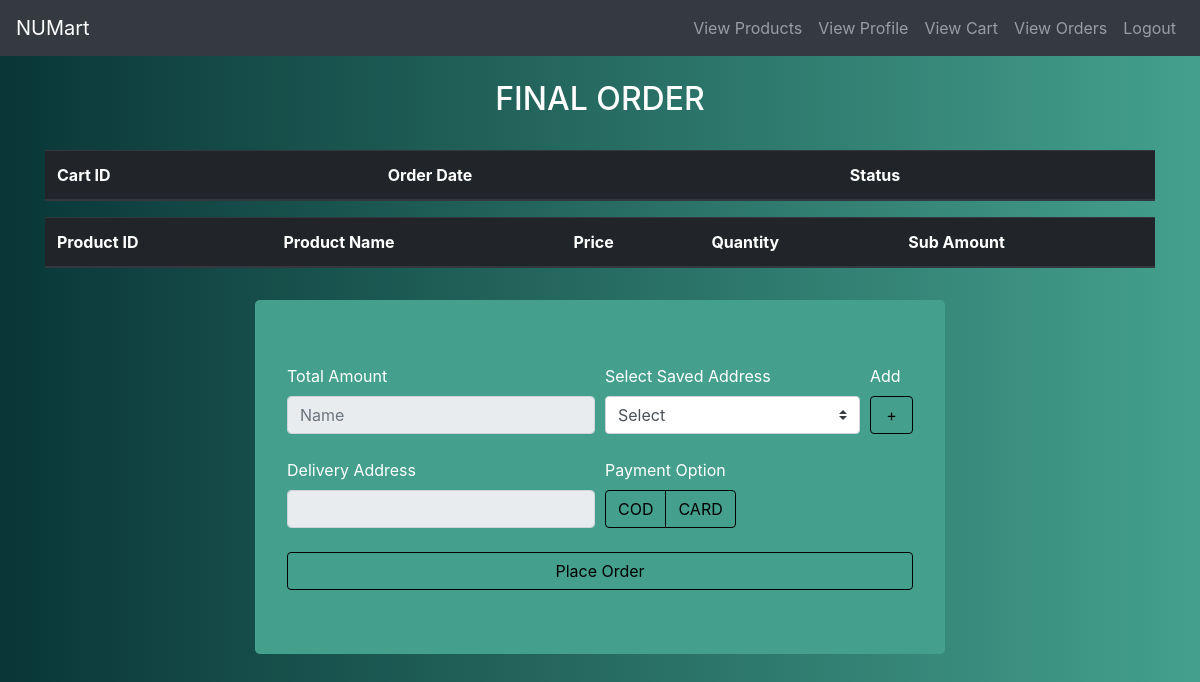
The app's page /project/checkout.php (signed in), older data.
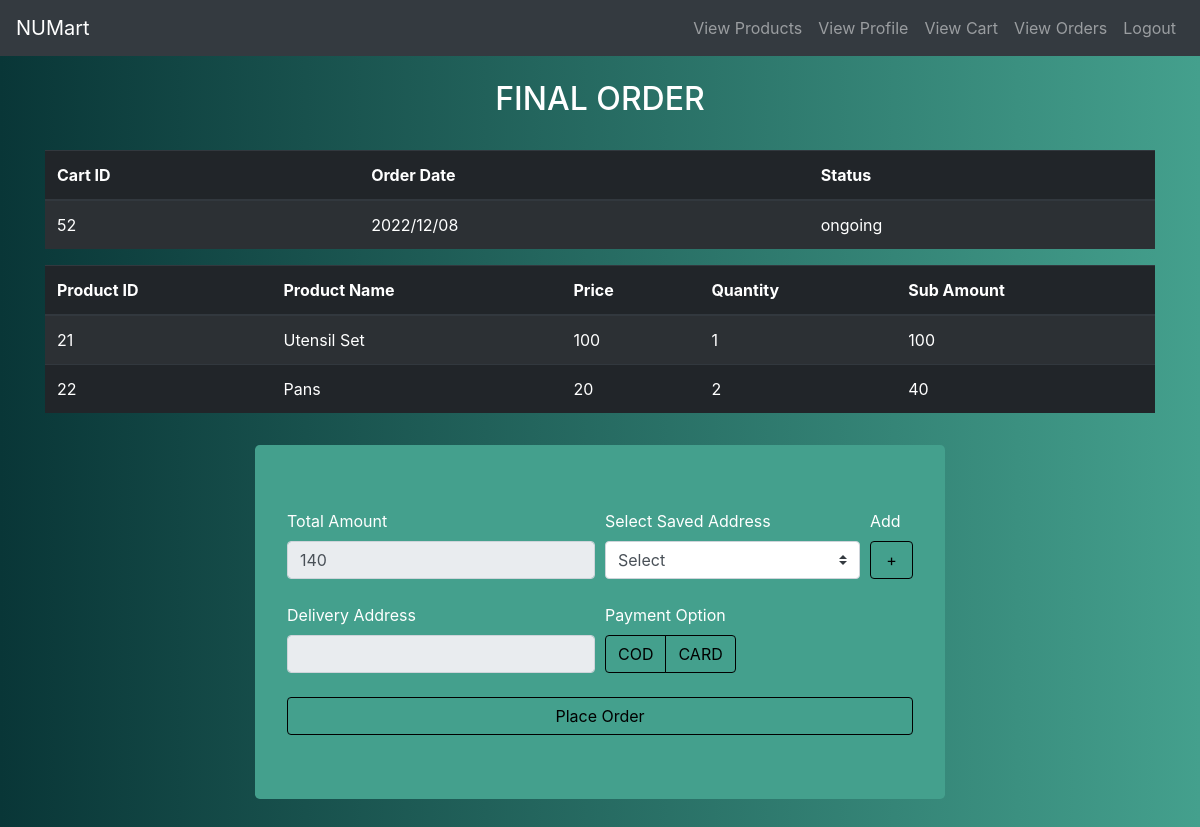
The same page, newer data.
### tables this page shows
CREATE TABLE IF NOT EXISTS `cart` (
  `cart_id` int(11) NOT NULL AUTO_INCREMENT,
  `user_id` varchar(500) NOT NULL,
  `creation_date` varchar(500) NOT NULL,
  `status` varchar(500) NOT NULL,
  PRIMARY KEY (`cart_id`),
  KEY `cart_user_fk` (`user_id`)
);

CREATE TABLE IF NOT EXISTS `detailedcart` (
  `detailCart_ID` int(11) NOT NULL AUTO_INCREMENT,
  `cart_id` int(11) NOT NULL,
  `product_Id` int(11) NOT NULL,
  `quantity` int(11) NOT NULL,
  `price` double NOT NULL,
  PRIMARY KEY (`detailCart_ID`),
  KEY `detailCart_product_fk` (`product_Id`),
  KEY `detailCart_cart_fk` (`cart_id`) USING BTREE
);

CREATE TABLE IF NOT EXISTS `product` (
  `product_id` int(11) NOT NULL AUTO_INCREMENT,
  `product_name` varchar(500) NOT NULL,
  `brand_id` int(11) NOT NULL,
  `producttype_id` int(11) NOT NULL,
  `product_image` varchar(500) NOT NULL,
  `price` int(11) NOT NULL,
  `addition_date` varchar(500) NOT NULL,
  `availability` varchar(1) NOT NULL,
  `addedby` varchar(500) NOT NULL,
  PRIMARY KEY (`product_id`),
  KEY `product_brand_fk` (`brand_id`),
  KEY `product_type_fk` (`producttype_id`)
);

### project/checkout.php (the view, shortened to what this page needs)
<!DOCTYPE html>
<html>
<head>
	<?php include 'head.php';?>
</head>
<body>
	<?php include("usernav.php"); ?>
	<br>
	<?php
	include("connect.php");
	$uid = $_SESSION["uemail"];
	$p1 = "SET @p0='".$uid."'";
	mysqli_query($cn,$p1);
	$res1 = mysqli_query($cn, "CALL getOngoingUserCart (@p0)");
	mysqli_next_result($cn);
	$typ = $_REQUEST["typ"];
	$p1 = "SET @p0='".$uid."'";
	$p2 = "SET @p1='".$typ."'";
	mysqli_query($cn,$p1);
	mysqli_query($cn,$p2);
	$res4 = mysqli_query($cn, "CALL getUserSpecificAddress (@p0, @p1)");
	mysqli_next_result($cn);
	$row4 = mysqli_fetch_array($res4);
	?>
	<center><h2 style="color: white;">FINAL ORDER</h2><br/></center>
	<div class="container table-responsive">
		<table class="table table-striped table-dark">
			<thead>
				<tr>
					<th>Cart ID</th>
					<th>Order Date</th>
					<th>Status</th>
				</tr>
			</thead>
			<tbody>
				<?php
				while($row1 = mysqli_fetch_array($res1))
				{
					?>
					<tr>
						<td><?php echo $row1[0] ?></td>
						<td><?php echo $row1[2] ?></td>
						<td><?php echo $row1[3] ?></td>
					</tr>
					<?php
					$cid = $row1[0];
				}
				?>
			</tbody>
		</table>
	</div>
	<?php
	$p1 = "SET @p0='".$cid."'";
	mysqli_query($cn,$p1);
	$res = mysqli_query($cn, "CALL getDetailedCart (@p0)");
	mysqli_next_result($cn);
	?>
	<div class="container table-responsive">
		<table class="table table-striped table-dark">
			<thead>
				<tr>
					<th>Product ID</th>
					<th>Product Name</th>
					<th>Price</th>
					<th>Quantity</th>
					<th>Sub Amount</th>
				</tr>
			</thead>
			<tbody>
				<?php
				$totalamt="";
				while($row = mysqli_fetch_array($res))
				{
					$pri = $row[4]/$row[3];
					$p1 = "SET @p0='".$row[2]."'";
					mysqli_query($cn,$p1);
					$res2 = mysqli_query($cn, "CALL getProduct (@p0)");
					mysqli_next_result($cn);
					$pronm = mysqli_fetch_array($res2);
					?>
					<tr>
						<td><?php echo $row[2] ?></td>
						<td><?php echo $pronm[1] ?></td>
						<td><?php echo $pri ?></td>
						<td><?php echo $row[3] ?></td>
						<td><?php echo $row[4] ?></td>
					</tr>
					<?php
					$totalamt = $totalamt + $row[4];
				}
				?>
			</tbody>
		</table>
	</div>
	<div class="container" style="margin: 0 auto;margin-top: 1em;max-width: 60%">
		<div class="jumbotron" style="background-color: #44a08d;">
			<form name="frm2" action="processCheckout.php" enctype="multipart/form-data">
				<div class="form-row">
					<div class="col-md-6">
						<label for="validationServer01" style="color: white;">Total Amount</label>
						<input type="text" class="form-control " id="validationServer01" placeholder="Name" name="ntxt" value="<?php echo $totalamt ?>" readonly>
					</div>
					<div class="col-md-5">
						<label style="color: white;">Select Saved Address</label>
						<select class="custom-select" name="st" onchange="printAdd(this)">
							<option value="-1">Select</option>
						</select>
					</div>
					<div class="col-md-1">
						<label for="validationServer01" style="color: white;">Add</label>
						</select><a class ="btn form-control" href="useraddrs.php">+</a><br/><br/>
					</div>
				</div>
				<div class="form-row">
					<div class="col-md-6">
						<label style="color: white;">Delivery Address</label>
						<input type="text" class="form-control " value="<?php echo $row4[0] ?>" readonly>
					</div>
					<div class="col-md-6">
						<label  style="color: white;">Payment Option</label>
						<br>
						<div class="btn-group btn-group-toggle" data-toggle="buttons">
							<label class="btn btn-secondary">
								<input type="radio" name="p" value="COD" id="option1" autocomplete="off"> COD
							</label>
							<label class="btn btn-secondary">
								<input type="radio" name="p" value="CARD" id="option2" autocomplete="off"> CARD
							</label>
						</div>
					</div>
				</div> <br>
				<button class="btn btn-primary btn-outline-dark" type="submit" value="Place Order" name="submit" style="width: 100%;">Place Order</button>
			</form>
		</div>
	</div>
</body>
</html>

Row changes from the older to the newer data that the page shows:
added cart: cart_id "52", creation_date "2022/12/08", status "ongoing"
added detailedcart: product_Id "21", product_Id.product_name "Utensil Set", price "100", quantity "1"
added detailedcart: product_Id "22", product_Id.product_name "Pans", pri "20", quantity "2", price "40"
Text that changed along with them:
form field ntxt: (not shown) → "140"
